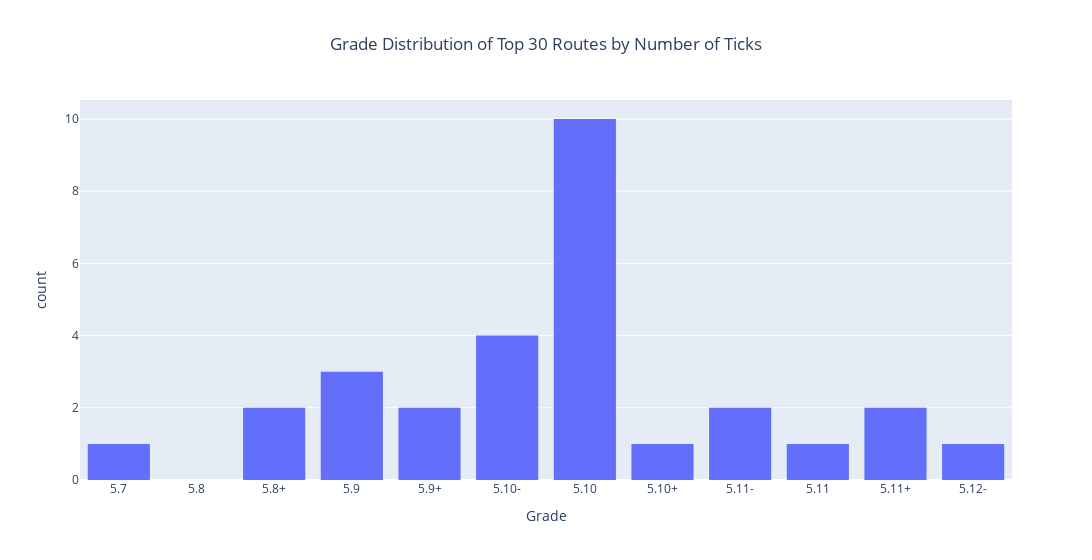

Source (notebook cell):
### Code cell
list=['5.10',
'5.10',
'5.9+',
'5.10-',
'5.10-',
'5.8+',
'5.11-',
'5.8+',
'5.10',
'5.10-',
'5.10',
'5.10+',
'5.11+',
'5.7',
'5.10',
'5.9',
'5.10',
'5.12-',
'5.11-',
'5.10',
'5.10',
'5.11+',
'5.9',
'5.10-',
'5.11',
'5.10',
'5.9',
'5.9+',
'5.10']

fig = px.histogram(list, title='Grade Distribution of Top 30 Routes by Number of Ticks', width=1200)
fig.update_xaxes(type='category', categoryorder='array', categoryarray=['5.7', '5.8', '5.8+', '5.9', '5.9+', '5.10-', '5.10', '5.10+', '5.11-', '5.11', '5.11+'], title='Grade')
fig.update_layout(title_x=0.5, showlegend=False)

### Figure 1 — Plotly figure (JSON) as saved in the notebook; plotly's stock layout.template omitted (floating-point values rounded to 4 significant figures)
{"data": [{"alignmentgroup": "True", "bingroup": "x", "hovertemplate": "variable=0<br>value=%{x}<br>count=%{y}<extra></extra>", "legendgroup": "0", "marker": {"color": "#636efa", "pattern": {"shape": ""}}, "name": "0", "offsetgroup": "0", "orientation": "v", "showlegend": true, "type": "histogram", "x": ["5.10", "5.10", "5.9+", "5.10-", "5.10-", "5.8+", "5.11-", "5.8+", "5.10", "5.10-", "5.10", "5.10+", "5.11+", "5.7", "5.10", "5.9", "5.10", "5.12-", "5.11-", "5.10", "5.10", "5.11+", "5.9", "5.10-", "5.11", "5.10", "5.9", "5.9+", "5.10"], "xaxis": "x", "yaxis": "y"}], "layout": {"barmode": "relative", "legend": {"title": {"text": "variable"}, "tracegroupgap": 0}, "showlegend": false, "title": {"text": "Grade Distribution of Top 30 Routes by Number of Ticks", "x": 0.5}, "width": 1200, "xaxis": {"anchor": "y", "categoryarray": ["5.7", "5.8", "5.8+", "5.9", "5.9+", "5.10-", "5.10", "5.10+", "5.11-", "5.11", "5.11+"], "categoryorder": "array", "domain": [0, 1], "title": {"text": "Grade"}, "type": "category"}, "yaxis": {"anchor": "x", "domain": [0, 1], "title": {"text": "count"}}}}
